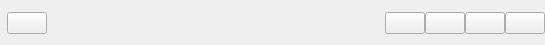
<?xml version="1.0" encoding="UTF-8"?>
<ui version="4.0">
 <class>Titlebar</class>
 <widget class="QWidget" name="Titlebar">
  <property name="geometry">
   <rect>
    <x>0</x>
    <y>0</y>
    <width>545</width>
    <height>45</height>
   </rect>
  </property>
  <property name="contextMenuPolicy">
   <enum>Qt::NoContextMenu</enum>
  </property>
  <property name="windowTitle">
   <string/>
  </property>
  <property name="styleSheet">
   <string notr="true"/>
  </property>
  <layout class="QHBoxLayout" name="titlebarLayout">
   <property name="spacing">
    <number>0</number>
   </property>
   <property name="leftMargin">
    <number>0</number>
   </property>
   <property name="topMargin">
    <number>2</number>
   </property>
   <property name="rightMargin">
    <number>0</number>
   </property>
   <property name="bottomMargin">
    <number>0</number>
   </property>
   <item>
    <widget class="QLabel" name="title">
     <property name="sizePolicy">
      <sizepolicy hsizetype="Preferred" vsizetype="Preferred">
       <horstretch>0</horstretch>
       <verstretch>0</verstretch>
      </sizepolicy>
     </property>
     <property name="contextMenuPolicy">
      <enum>Qt::NoContextMenu</enum>
     </property>
     <property name="text">
      <string/>
     </property>
    </widget>
   </item>
   <item>
    <widget class="QPushButton" name="settingsButton">
     <property name="cursor">
      <cursorShape>PointingHandCursor</cursorShape>
     </property>
     <property name="focusPolicy">
      <enum>Qt::NoFocus</enum>
     </property>
     <property name="contextMenuPolicy">
      <enum>Qt::NoContextMenu</enum>
     </property>
     <property name="text">
      <string/>
     </property>
     <property name="icon">
      <iconset resource="../../../res/resources.qrc">
       <normaloff>:/icon/settings-button</normaloff>:/icon/settings-button</iconset>
     </property>
     <property name="iconSize">
      <size>
       <width>28</width>
       <height>28</height>
      </size>
     </property>
    </widget>
   </item>
   <item>
    <spacer name="titlebarSpacer">
     <property name="orientation">
      <enum>Qt::Horizontal</enum>
     </property>
     <property name="sizeHint" stdset="0">
      <size>
       <width>40</width>
       <height>20</height>
      </size>
     </property>
    </spacer>
   </item>
   <item>
    <widget class="QPushButton" name="minimizeButton">
     <property name="focusPolicy">
      <enum>Qt::NoFocus</enum>
     </property>
     <property name="contextMenuPolicy">
      <enum>Qt::NoContextMenu</enum>
     </property>
     <property name="text">
      <string/>
     </property>
     <property name="icon">
      <iconset resource="../../../res/resources.qrc">
       <normaloff>:/icon/minimize-button</normaloff>:/icon/minimize-button</iconset>
     </property>
     <property name="iconSize">
      <size>
       <width>16</width>
       <height>16</height>
      </size>
     </property>
    </widget>
   </item>
   <item>
    <widget class="QPushButton" name="unmaximizeButton">
     <property name="focusPolicy">
      <enum>Qt::NoFocus</enum>
     </property>
     <property name="contextMenuPolicy">
      <enum>Qt::NoContextMenu</enum>
     </property>
     <property name="text">
      <string/>
     </property>
     <property name="icon">
      <iconset resource="../../../res/resources.qrc">
       <normaloff>:/icon/unmaximize-button</normaloff>:/icon/unmaximize-button</iconset>
     </property>
     <property name="iconSize">
      <size>
       <width>16</width>
       <height>16</height>
      </size>
     </property>
    </widget>
   </item>
   <item>
    <widget class="QPushButton" name="maximizeButton">
     <property name="focusPolicy">
      <enum>Qt::NoFocus</enum>
     </property>
     <property name="contextMenuPolicy">
      <enum>Qt::NoContextMenu</enum>
     </property>
     <property name="text">
      <string/>
     </property>
     <property name="icon">
      <iconset resource="../../../res/resources.qrc">
       <normaloff>:/icon/maximize-button</normaloff>:/icon/maximize-button</iconset>
     </property>
     <property name="iconSize">
      <size>
       <width>16</width>
       <height>16</height>
      </size>
     </property>
    </widget>
   </item>
   <item>
    <widget class="QPushButton" name="closeButton">
     <property name="focusPolicy">
      <enum>Qt::NoFocus</enum>
     </property>
     <property name="contextMenuPolicy">
      <enum>Qt::NoContextMenu</enum>
     </property>
     <property name="text">
      <string/>
     </property>
     <property name="icon">
      <iconset resource="../../../res/resources.qrc">
       <normaloff>:/icon/close-button</normaloff>:/icon/close-button</iconset>
     </property>
     <property name="iconSize">
      <size>
       <width>16</width>
       <height>16</height>
      </size>
     </property>
    </widget>
   </item>
  </layout>
 </widget>
 <resources>
  <include location="../../../res/resources.qrc"/>
 </resources>
 <connections/>
</ui>
